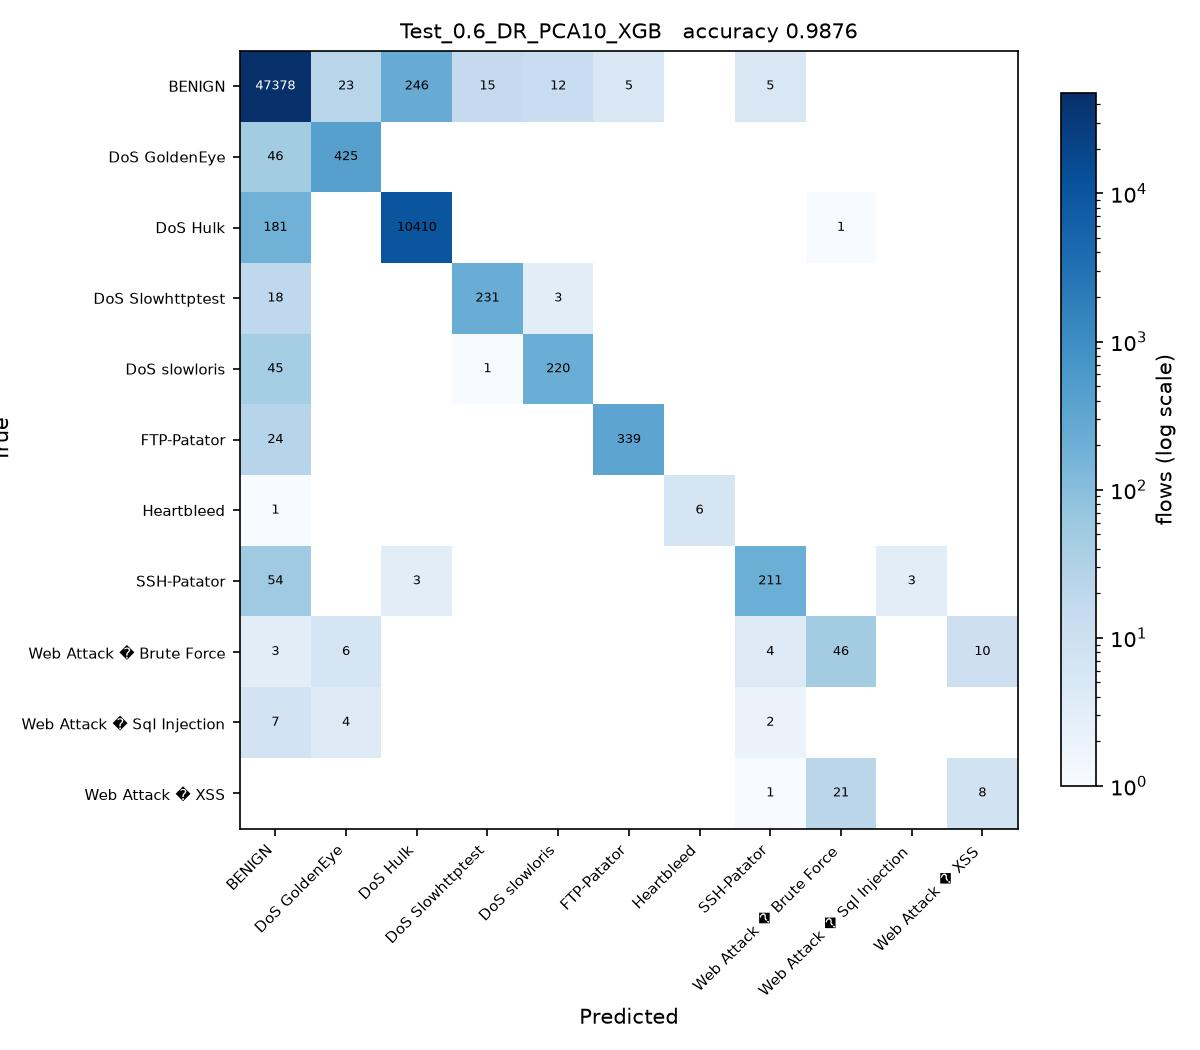

Python code for this plot:
# Test_0.6_DR_PCA10_XGB.py
#
# Test size 0.6  |  PCA, 10 components  |  XGBoost (sheet #9)
#
# This is SGDC_60_40.py with the changes marked CHANGE below and nothing else.

import os
from pathlib import Path

# CHANGE 1: find the folder holding the three CSV files and run from there, so
# the plain file names below resolve no matter where this script is started
# from or how deeply it sits inside the project folder.
HERE = Path(__file__).resolve().parent
for PROJECT in [HERE, *HERE.parents]:
    if (PROJECT / 'Tuesday-WorkingHours.pcap_ISCX.csv').exists():
        os.chdir(PROJECT)
        break
else:
    raise SystemExit('Put this folder inside the folder that holds the three '
                     'CIC-IDS2017 CSV files, then run the script again.')
import numpy as np
import pandas as pd

df1 = pd.read_csv('Tuesday-WorkingHours.pcap_ISCX.csv', low_memory=True)
df2 = pd.read_csv('Wednesday-workingHours.pcap_ISCX.csv', low_memory=True)
df3 = pd.read_csv('Thursday-WorkingHours-Morning-WebAttacks.pcap_ISCX.csv', low_memory=True)

dataset = pd.concat([df1, df2, df3], ignore_index=True)

dataset.columns = dataset.columns.str.strip()

# CHANGE 2: a stratified sample of 100000 flows, the same for every run. An RBF
# SVM on all 1.3 million flows would take about an hour per script.
# At least 50 flows of every class are kept.
label = dataset.columns[-1]
dataset = pd.concat(
    [g.sample(n=min(len(g), max(50, round(100000 * len(g) / len(dataset)))), random_state=0)
     for _, g in dataset.groupby(label)],
    ignore_index=True
)

X = dataset.iloc[:, :-1]
y = dataset.iloc[:, -1]

X = X.apply(pd.to_numeric, errors='coerce')

X.replace([np.inf, -np.inf], np.nan, inplace=True)

from sklearn.impute import SimpleImputer

imputer = SimpleImputer(missing_values=np.nan, strategy='mean')
X = imputer.fit_transform(X)

from sklearn.preprocessing import LabelEncoder

labelencoder_y = LabelEncoder()
y = labelencoder_y.fit_transform(y)

from sklearn.model_selection import train_test_split

X_train, X_test, y_train, y_test = train_test_split(
    X,
    y,
    test_size=0.6,   # CHANGE 3: test size
    random_state=0,
    stratify=y
)

# CHANGE 4: PCA, from PCA_LDA_KErnel_PCA_CODE.pdf (fit only on training data)
from sklearn.decomposition import PCA

pca = PCA(n_components=10)
X_train = pca.fit_transform(X_train)
X_test = pca.transform(X_test)

# CHANGE 5: XGBoost (sheet #9) in place of SGDClassifier
from xgboost import XGBClassifier

classifier = XGBClassifier()

classifier.fit(X_train, y_train)

y_pred = classifier.predict(X_test) 

from sklearn.metrics import confusion_matrix
from sklearn.metrics import accuracy_score
from sklearn.metrics import precision_score
from sklearn.metrics import recall_score
from sklearn.metrics import f1_score
from sklearn.metrics import classification_report

cm = confusion_matrix(y_test, y_pred)

print("Confusion Matrix:\n")
print(cm)

print("\nAccuracy : {:.4f}".format(accuracy_score(y_test, y_pred)))
print("\nPrecision : {:.4f}".format(precision_score(y_test, y_pred, average='weighted')))
print("\nRecall : {:.4f}".format(recall_score(y_test, y_pred, average='weighted')))
print("\nF1 Score : {:.4f}".format(f1_score(y_test, y_pred, average='weighted')))

print("\nClassification Report:\n")
print(classification_report(y_test, y_pred))

# CHANGE 6: save the confusion matrix as Test_0.6_DR_PCA10_XGB.jpg and record the result
import matplotlib
matplotlib.use('Agg')
import matplotlib.pyplot as plt
from matplotlib.colors import LogNorm

here = HERE                     # the folder this script sits in
names = [str(c) for c in labelencoder_y.classes_]
fig, ax = plt.subplots(figsize=(8, 7))
im = ax.imshow(cm, cmap='Blues', norm=LogNorm(vmin=1))
ax.set_xticks(range(len(names)), names, rotation=45, ha='right', fontsize=7)
ax.set_yticks(range(len(names)), names, fontsize=7)
ax.set_xlabel('Predicted')
ax.set_ylabel('True')
ax.set_title('Test_0.6_DR_PCA10_XGB   accuracy {:.4f}'.format(accuracy_score(y_test, y_pred)), fontsize=10)
for i in range(cm.shape[0]):
    for j in range(cm.shape[1]):
        if cm[i, j]:
            ax.text(j, i, cm[i, j], ha='center', va='center', fontsize=6,
                    color='white' if cm[i, j] > cm.max() / 3 else 'black')
fig.colorbar(im, ax=ax, fraction=0.04, label='flows (log scale)')
fig.tight_layout()
fig.savefig(here / 'Test_0.6_DR_PCA10_XGB.jpg', dpi=150)
plt.close(fig)

row = pd.DataFrame([{
    'Test': 0.6, 'DR': 'PCA10', 'Clas': 'XGB',
    'Acc': round(accuracy_score(y_test, y_pred), 4),
    'Pre': round(precision_score(y_test, y_pred, average='weighted'), 4),
    'Rec': round(recall_score(y_test, y_pred, average='weighted'), 4),
    'F1': round(f1_score(y_test, y_pred, average='weighted'), 4),
    'script': 'Test_0.6_DR_PCA10_XGB',
}])
out = PROJECT / 'results' / '75_runs_pca.csv'
out.parent.mkdir(exist_ok=True)
if out.exists():
    old = pd.read_csv(out)
    row = pd.concat([old[old['script'] != 'Test_0.6_DR_PCA10_XGB'], row], ignore_index=True)
row.to_csv(out, index=False)
